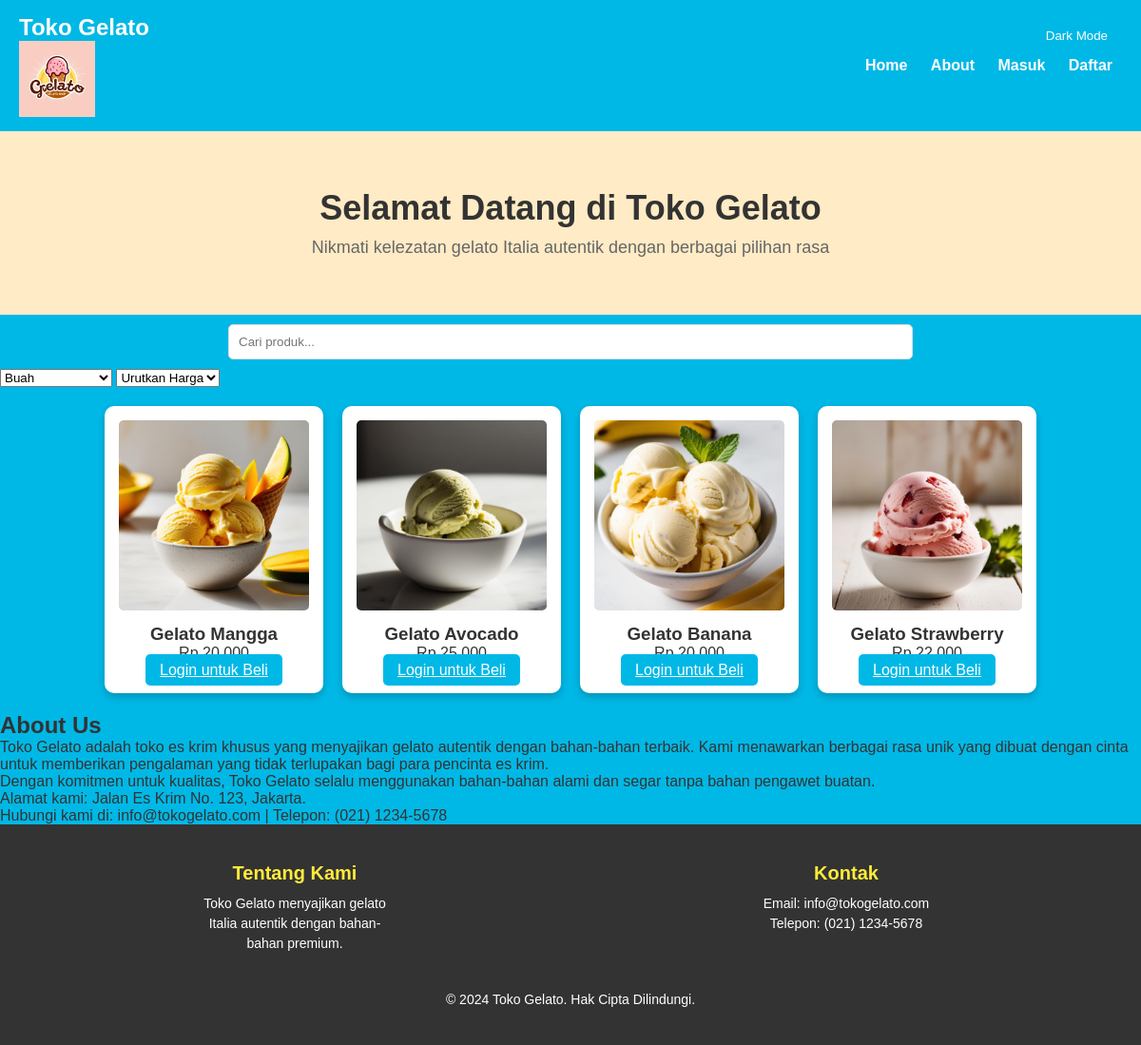
Screenshot of /index.php?kategori=Buah with the database file from the repository.
### tables this page shows
CREATE TABLE produk (
    id_produk INT PRIMARY KEY AUTO_INCREMENT,
    nama VARCHAR(100) NOT NULL,
    deskripsi TEXT,
    harga DECIMAL(10,2) NOT NULL,
    kategori VARCHAR(50) NOT NULL,
    stok INT NOT NULL,
    url_gambar VARCHAR(255),
    dibuat_pada TIMESTAMP DEFAULT CURRENT_TIMESTAMP
);

### index.php (the view, shortened to what this page needs)
<?php
require_once "db.php";
?>
<!DOCTYPE html>
<html lang="id">
<head>
    <link rel="stylesheet" href="styles/beranda.css">
</head>
<body>
    <nav class="navbar">
        <div class="logo">
            <h1>Toko Gelato</h1>
            <img src="images/logo.jpg" alt="Logo Toko Gelato">
        </div>
        <div class="link-nav">
            <a href="#home">Home</a>
            <a href="#about">About</a>
            <?php if (isset($_SESSION['user_id'])): ?>
                <a href="logout.php">Logout</a>
            <?php else: ?>
                <a href="login.php">Masuk</a>
                <a href="register.php">Daftar</a>
            <?php endif; ?>
        </div>
    </nav>
    <div id="home" class="banner">
        <h2>Selamat Datang di Toko Gelato</h2>
        <p>Nikmati kelezatan gelato Italia autentik dengan berbagai pilihan rasa</p>
    </div>
    <div class="pencarian">
        <input type="text" id="input-pencarian" placeholder="Cari produk...">
    </div>
    <div class="filter-section">
        <form method="GET" action="index.php">
            <select name="kategori" onchange="this.form.submit()">
                <option value="Buah" <?php if (isset($_GET['kategori']) && $_GET['kategori'] == 'Buah') echo 'selected'; ?>>Buah</option>
            </select>
            <select name="sortir_harga" onchange="this.form.submit()">
                <option value="">Urutkan Harga</option>
            </select>
        </form>
    </div>
    <div class="kontainer">
    <div class="grid-produk">
    <?php
    $kategori = isset($_GET['kategori']) ? $_GET['kategori'] : '';
    $query = "SELECT * FROM produk";
    if (!empty($kategori)) {
        $query .= " WHERE kategori = '$kategori'";
    }
    $result = mysqli_query($conn, $query);
    while ($item = mysqli_fetch_assoc($result)) : ?>
        <div class="kartu-produk">
            <img src="<?php echo htmlspecialchars($item['url_gambar']); ?>" alt="<?php echo htmlspecialchars($item['nama']); ?>">
            <h3><?php echo htmlspecialchars($item['nama']); ?></h3>
            <p>Rp <?php echo number_format($item['harga'], 0, ',', '.'); ?></p>
            <?php if (isset($_SESSION['user_id'])): ?>
                <form method="POST" action="favorit.php">
                    <input type="hidden" name="id_produk" value="<?php echo $item['id_produk']; ?>">
                    <button type="submit" class="tombol">Tambah ke Favorit</button>
                </form>
                <form method="POST" action="keranjang.php">
                    <input type="hidden" name="id_produk" value="<?php echo $item['id_produk']; ?>">
                    <button type="submit" class="tombol">Tambah ke Keranjang</button>
                </form>
            <?php else: ?>
                <a href="login.php" class="tombol">Login untuk Beli</a>
            <?php endif; ?>
        </div>
    <?php endwhile; ?>
    </div>
    </div>
    <div id="about" class="kontainer">
        <h2>About Us</h2>
        <p>Toko Gelato adalah toko es krim khusus yang menyajikan gelato autentik dengan bahan-bahan terbaik. Kami menawarkan berbagai rasa unik yang dibuat dengan cinta untuk memberikan pengalaman yang tidak terlupakan bagi para pencinta es krim.</p>
        <p>Dengan komitmen untuk kualitas, Toko Gelato selalu menggunakan bahan-bahan alami dan segar tanpa bahan pengawet buatan.</p>
        <p>Alamat kami: Jalan Es Krim No. 123, Jakarta.</p>
        <p>Hubungi kami di: info@tokogelato.com | Telepon: (021) 1234-5678</p>
    </div>
    <footer class="footer">
        <div class="footer-content">
            <div class="footer-section">
                <h3>Tentang Kami</h3>
                <p>Toko Gelato menyajikan gelato Italia autentik dengan bahan-bahan premium.</p>
            </div>
            <div class="footer-section">
                <h3>Kontak</h3>
                <p>Email: info@tokogelato.com</p>
                <p>Telepon: (021) 1234-5678</p>
            </div>
        </div>
        <div class="footer-bottom">
            <p>&copy; 2024 Toko Gelato. Hak Cipta Dilindungi.</p>
        </div>
    </footer>
</body>
</html>

### styles/beranda.css (style rules this page uses)
* { margin: 0; padding: 0; box-sizing: border-box; }
body { font-family: Arial, sans-serif; background-color: #00b8e6; color: #333; }
.navbar { background-color: #00b8e6; padding: 15px 20px; display: flex; justify-content: space-between; align-items: center; }
.navbar .logo h1 { color: #fff; font-size: 24px; }
.navbar .logo img { max-width: 80px; height: auto; vertical-align: middle; }
.navbar .link-nav a { color: #fff; margin: 0 10px; text-decoration: none; font-weight: bold; }
.banner { background-color: #ffebc5; padding: 60px 20px; text-align: center; }
.banner h2 { font-size: 36px; font-weight: bold; color: #333; margin-bottom: 10px; }
.banner p { font-size: 18px; color: #666; }
.pencarian { margin: 10px 0; text-align: center; }
.pencarian input[type="text"] { width: 60%; padding: 10px; border: 1px solid #ddd; border-radius: 5px; }
.grid-produk { display: grid; grid-template-columns: repeat(auto-fill, minmax(200px, 1fr)); gap: 20px; max-width: 1000px; margin: 20px auto; padding: 0 10px; }
.kartu-produk { background-color: #fff; border-radius: 10px; box-shadow: 0 4px 8px rgba(0, 0, 0, 0.2); text-align: center; padding: 15px; transition: opacity 0.3s ease; }
.kartu-produk img { max-width: 100%; height: auto; border-radius: 5px; margin-bottom: 10px; }
.tombol { padding: 8px 15px; background-color: #00b8e6; color: #fff; border: none; border-radius: 5px; cursor: pointer; transition: background-color 0.3s ease; }
.footer { background-color: #333; color: #fff; padding: 40px 20px; text-align: center; }
.footer .footer-content { display: flex; justify-content: space-around; flex-wrap: wrap; }
.footer-section { width: 200px; margin-bottom: 20px; }
.footer-section h3 { font-size: 20px; margin-bottom: 10px; color: #ffeb3b; }
.footer-section p { font-size: 14px; line-height: 1.5; }
.footer-bottom { text-align: center; margin-top: 20px; font-size: 14px; }

### rows the page displays
produk: url_gambar (picture), nama "Gelato Mangga", harga "20.000"
produk: url_gambar (picture), nama "Gelato Avocado", harga "25.000"
produk: url_gambar (picture), nama "Gelato Banana", harga "20.000"
produk: url_gambar (picture), nama "Gelato Strawberry", harga "22.000"
